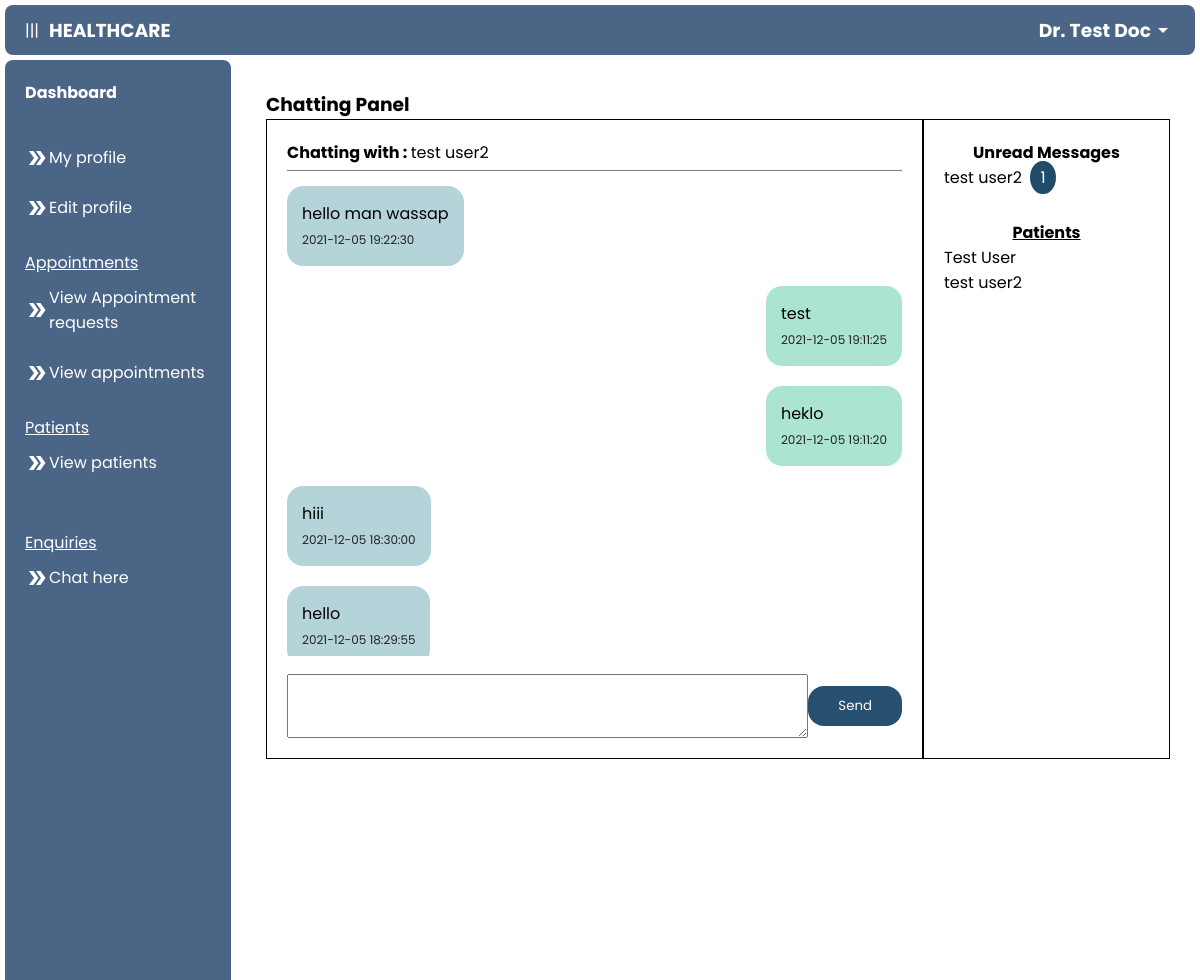
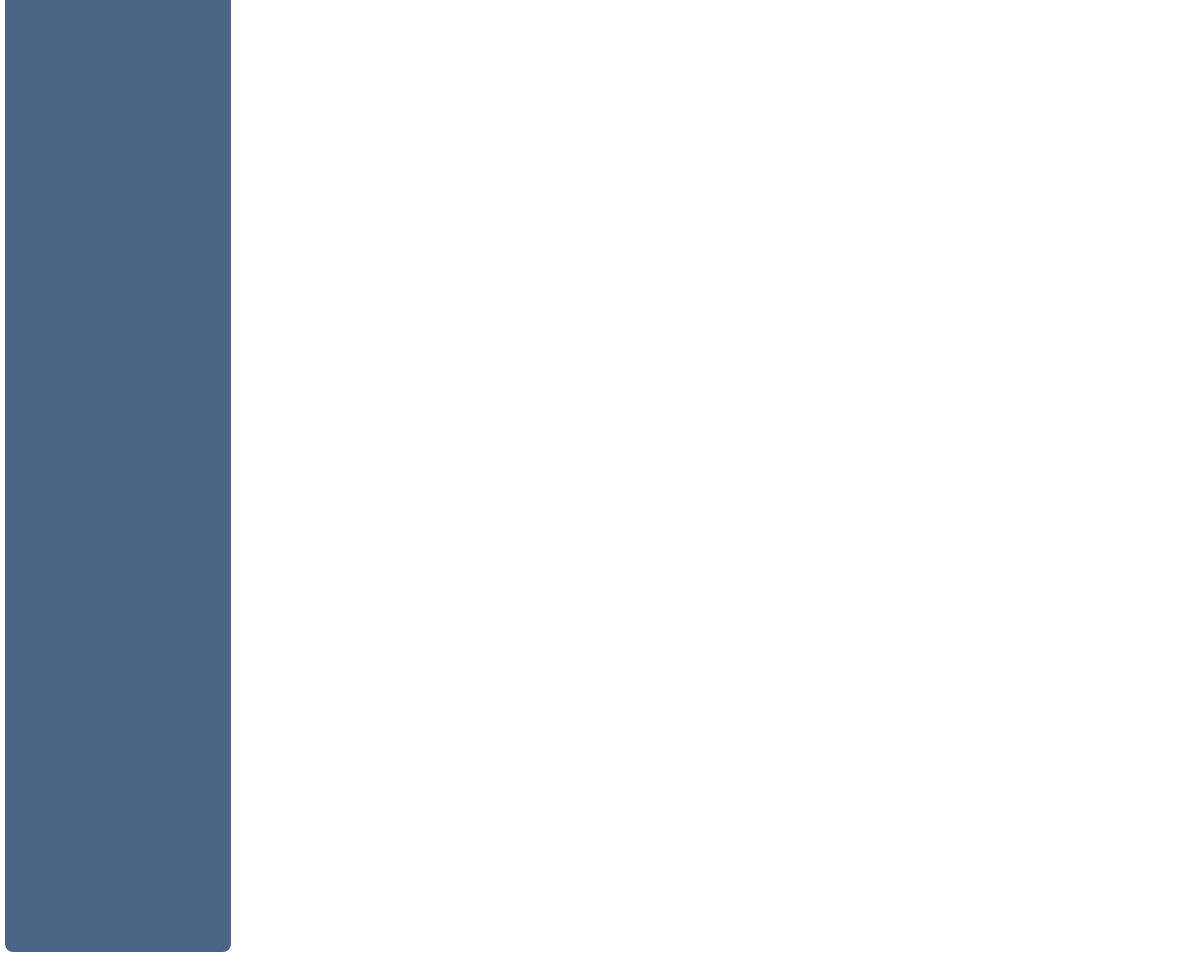
Page /doctor/chat.php?pid=test user2 (signed in) on the committed database (2 pictures, top to bottom).
### tables this page shows
CREATE TABLE `doctor` (
  `d_id` int(100) NOT NULL,
  `name` varchar(255) NOT NULL,
  `email` varchar(255) NOT NULL,
  `password` varchar(255) NOT NULL,
  `specialization` varchar(255) NOT NULL,
  `fees` int(100) NOT NULL,
  `created_date` datetime NOT NULL DEFAULT CURRENT_TIMESTAMP
);

CREATE TABLE `chatting` (
  `id` int(255) NOT NULL,
  `date` datetime NOT NULL,
  `doctor` varchar(255) NOT NULL,
  `patient` varchar(255) NOT NULL,
  `msg` varchar(255) NOT NULL,
  `sender` varchar(255) NOT NULL,
  `status` varchar(255) NOT NULL
);

CREATE TABLE `patient` (
  `p_id` int(11) NOT NULL,
  `name` varchar(255) NOT NULL,
  `email` varchar(255) NOT NULL,
  `password` varchar(255) NOT NULL,
  `address` varchar(255) NOT NULL,
  `age` int(100) NOT NULL,
  `gender` enum('male','female','other') NOT NULL,
  `reg_date` datetime NOT NULL DEFAULT CURRENT_TIMESTAMP
);

### doctor/chat.php (the view, shortened to what this page needs)
<?php
include ("../connect.php");
$pid = $_GET["pid"];
?>
<!DOCTYPE html>
<html lang="en">
<head>
    <link rel="stylesheet" href="../css/chat.css">
</head>
<body>
<?php include ('navigation.php'); ?>
        <main>
           <h3>Chatting Panel</h3>
           <div class="chat">
               <div class="left">
                    <div class="top">
                    <p><strong>Chatting with : </strong><?php if(isset($_GET["pid"])) { echo $_GET["pid"]; } else { echo 'None'; } ?></p>
                    </div>
                    <div class="line"></div>
                    <div class="view">
                    <?php
					if(isset($_GET["pid"]))
					{
						$str="Select * from chatting where patient='$pid' and doctor='$name' order by id desc";
						$result1=mysqli_query($con,$str);
						while($row=mysqli_fetch_array($result1))
						{
							if($row["sender"]==$pid)
							{
								echo '<div class="bubble" style="background-color: rgb(181, 212, 218); align-self: flex-start;">
                                <p>'.$row["msg"].' </p><span> '.$row["date"].'</span>
                                </div>';
							}
							else
							{
								echo '<div class="bubble" style="background-color: rgb(172, 228, 211); align-self: flex-end;">
                                <p>'.$row["msg"].' </p><span>  '.$row["date"].'</span>
                                </div>';
							}
						}
						$upd="Update chatting set status='read' where patient='$pid' and doctor='$name' and sender='$pid'";
						mysqli_query($con,$upd);
					}
				?>
                    </div>
                    <form class="post" action="chat1.php" method="POST">
                        <textarea name="msg" cols="100%" rows="2" ></textarea>
                        <input type="submit" id="submit" value="Send">
                    </form>
               </div>
               <div class="right">
               <p align="center"><strong>Unread Messages</strong></p>
                <?php
                $sql = "SELECT count(A.msg) as num, A.patient from chatting as A, patient as B where A.doctor='$name' and A.status='unread' and A.sender=A.patient and A.patient=B.name group by A.patient";
                $result = mysqli_query($con, $sql);
                while ($row = mysqli_fetch_array($result)) {
                    echo '<p><a href="chat.php?pid=' . $row["patient"] . '">' . $row["patient"] .'&nbsp <span style="
                    background-color: rgb(30, 76, 105);
                    color: white;
                    border-radius: 50%;
                    padding: 5px 10px;
                    width: 50px;">'. $row["num"] . '</span></a></p>';
                }
                ?>
               <div class="name-list">
                <p align="center"><u><strong>Patients</strong></u></p>
                   <?php
					$sql2="Select * from patient";
					$result2=mysqli_query($con,$sql2);
					while($row2=mysqli_fetch_array($result2))
					{
						echo '<p><a href="chat.php?pid='.$row2["name"].'">'.$row2["name"];'</a></p>';
					}
				?>
               </div>
               </div>
           </div>
        </main>
    </div>
</body>
</html>

### doctor/navigation.php (shortened to what this page needs)
<?php
include('../connect.php');
$email = $_SESSION['email'];
$sql = mysqli_query($con, "SELECT * FROM doctor WHERE email = '$email'");
$row = mysqli_fetch_array($sql);
$name = $row["name"];
?>
<link rel="stylesheet" href="../css/nav.css">
<header>
    <div class="head">
        <div id="nav_button" onclick="nav_button()">|||</div>
        <h3>HEALTHCARE</h3>
    </div>
    <div class="dropdown">
        <div class="user">
            <h3><?php echo $name; ?></h3>
            <span class="material-icons">
            </span>
        </div>
    </div>
</header>
<div class="container">
    <nav id="nav">
        <div class="nav-content">
            <a href="./dashboard.php">
                <h4>Dashboard</h4>
            </a>
        </div>
        <div class="nav-content">
            <u>
                <p></p>
            </u>
            <a href="./my_profile.php?id=<?php echo $row["d_id"]; ?>"><span class="material-icons">
                </span>My profile</a><br>
            <a href="./edit_profile.php?id=<?php echo $row["d_id"]; ?>"><span class="material-icons">
                </span>Edit profile</a>
        </div>
        <div class="nav-content">
            <u>
                <p>Appointments</p>
            </u>
            <a href="./view_request.php"><span class="material-icons">
                </span>View Appointment requests</a><br>
            <a href="./view_appointments.php"><span class="material-icons">
                </span>View appointments</a>
        </div>
        <div class="nav-content">
            <u>
                <p>Patients</p>
            </u>
            <a href="./view_patients.php"><span class="material-icons">
                </span>View patients</a><br>
        </div>
        <div class="nav-content">
            <u>
                <p>Enquiries</p>
            </u>
            <a href="./chat.php"><span class="material-icons">
                </span>Chat here</a><br>
        </div>
    </nav>

### css/chat.css (style rules this page uses)
.line { width: 100%; height: 1px; background-color: gray; margin: 5px 0; }
.chat { width: 100%; height: 40rem; display: flex; justify-content: space-evenly; }
.chat .left, .chat .right { padding: 20px; width: 100%; height: auto; border: 1px solid black; }
.chat .left { position: relative; flex: 3; }
.chat .right { flex: 1; }
.view { overflow: auto; height: 30rem; display: flex; flex-direction: column; }
.bubble { width: fit-content; max-width: 500px; margin: 10px 0; padding: 15px; border-radius: 1rem; }
.bubble > span { font-size: 12px; color: rgb(34, 34, 34); }
.post { display: flex; align-items: center; justify-content: space-between; position: absolute; left: 0; bottom: 0; padding: 20px; width: 100%; }
.post textarea { max-width: 40rem; padding: 10px; font-size: 14px; }
.post input[type=submit] { padding: 10px 30px; border: none; border-radius: 1rem; background-color: rgb(38, 79, 112); color: white; }
.name-list { margin: 30px 0; overflow: auto; }

### css/nav.css (style rules this page uses)
* { padding: 0; margin: 0; box-sizing: border-box; font-family: 'Poppins', sans-serif; }
body { overflow: hidden; height: 100vh; }
a { text-decoration: none; color: black; }
header { display: flex; align-items: center; justify-content: space-between; width: 100%-5px; height: 50px; padding:0 20px; background-color: #4B6587; color: #ffffff; border-radius: 0.5rem; margin: 5px; }
.dropdown { position: relative; display: inline-block; }
header .user, .head { display: flex; align-items: center; cursor: pointer; }
.head { gap: 10px; }
.container { display: flex; height: 100%; }
nav { flex: 1; background-color: #4B6587; width: 100%; height: 90%; margin: 5px; margin-top: 0; color: white; border-radius: 0.5rem; overflow: auto; display: block; transition: 0.5s ease-in-out; }
.nav-content { margin: 20px 0; padding: 0 20px; }
.nav-content a { display: flex; align-items: center; text-decoration: none; color: white; font-size: 16px; }
.nav-content p { padding: 10px 0; }
main { flex: 4; width: 100%; padding: 30px; }

### rows in the picture
doctor: name "Dr. Test Doc"
chatting: msg "hello man wassap", date "2021-12-05 19:22:30"
chatting: msg "test", date "2021-12-05 19:11:25"
chatting: msg "heklo", date "2021-12-05 19:11:20"
chatting: msg "hiii", date "2021-12-05 18:30:00"
chatting: msg "hello", date "2021-12-05 18:29:55"
patient: name "Test User"
patient: name "test user2"

### other values in the picture
$_GET["pid"] "test user2"
$row["patient"] "test user2"
$row["num"] "1"
